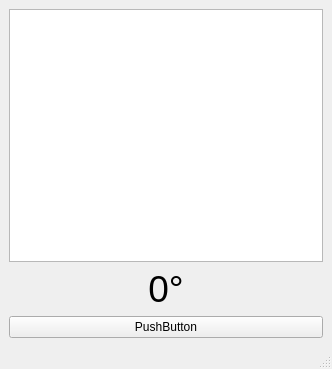
<?xml version="1.0" encoding="UTF-8"?>
<ui version="4.0">
 <class>MainWindow</class>
 <widget class="QMainWindow" name="MainWindow">
  <property name="geometry">
   <rect>
    <x>0</x>
    <y>0</y>
    <width>332</width>
    <height>369</height>
   </rect>
  </property>
  <property name="windowTitle">
   <string>MainWindow</string>
  </property>
  <widget class="QWidget" name="centralwidget">
   <layout class="QHBoxLayout" name="horizontalLayout">
    <item>
     <layout class="QVBoxLayout" name="verticalLayout">
      <item>
       <widget class="QGraphicsView" name="graphicsView"/>
      </item>
      <item>
       <widget class="QLabel" name="label">
        <property name="font">
         <font>
          <pointsize>28</pointsize>
         </font>
        </property>
        <property name="text">
         <string>0°</string>
        </property>
        <property name="alignment">
         <set>Qt::AlignCenter</set>
        </property>
       </widget>
      </item>
      <item>
       <widget class="QPushButton" name="pushButton">
        <property name="styleSheet">
         <string notr="true"/>
        </property>
        <property name="text">
         <string>PushButton</string>
        </property>
        <property name="checkable">
         <bool>true</bool>
        </property>
       </widget>
      </item>
     </layout>
    </item>
   </layout>
  </widget>
  <widget class="QMenuBar" name="menubar">
   <property name="geometry">
    <rect>
     <x>0</x>
     <y>0</y>
     <width>332</width>
     <height>24</height>
    </rect>
   </property>
  </widget>
  <widget class="QStatusBar" name="statusbar"/>
 </widget>
 <resources/>
 <connections/>
</ui>
